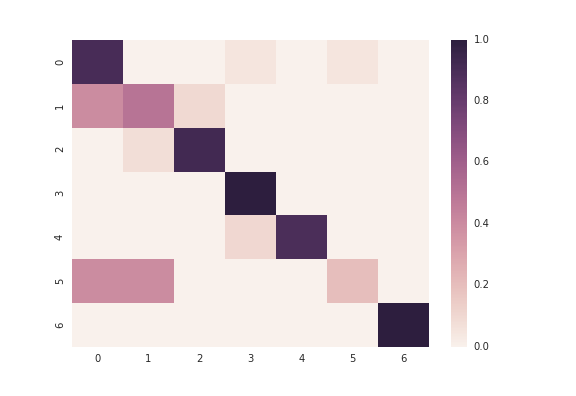

The Python source for this figure:
import seaborn as sn

array = [[0.90476,0,0,0.04762,0,0.04762,0], 
            [0.4,0.5,0.1,0,0,0,0], 
            [0,0.07692,0.92308,0,0,0,0], 
            [0,0,0,1,0,0,0], 
            [0,0,0,0.10526,0.89474,0,0], 
            [0.4,0.4,0,0,0,0.2,0], 
            [0,0,0,0,0,0,1]]
ax = sn.heatmap(array)
ax.figure.savefig("confusion-map.png")